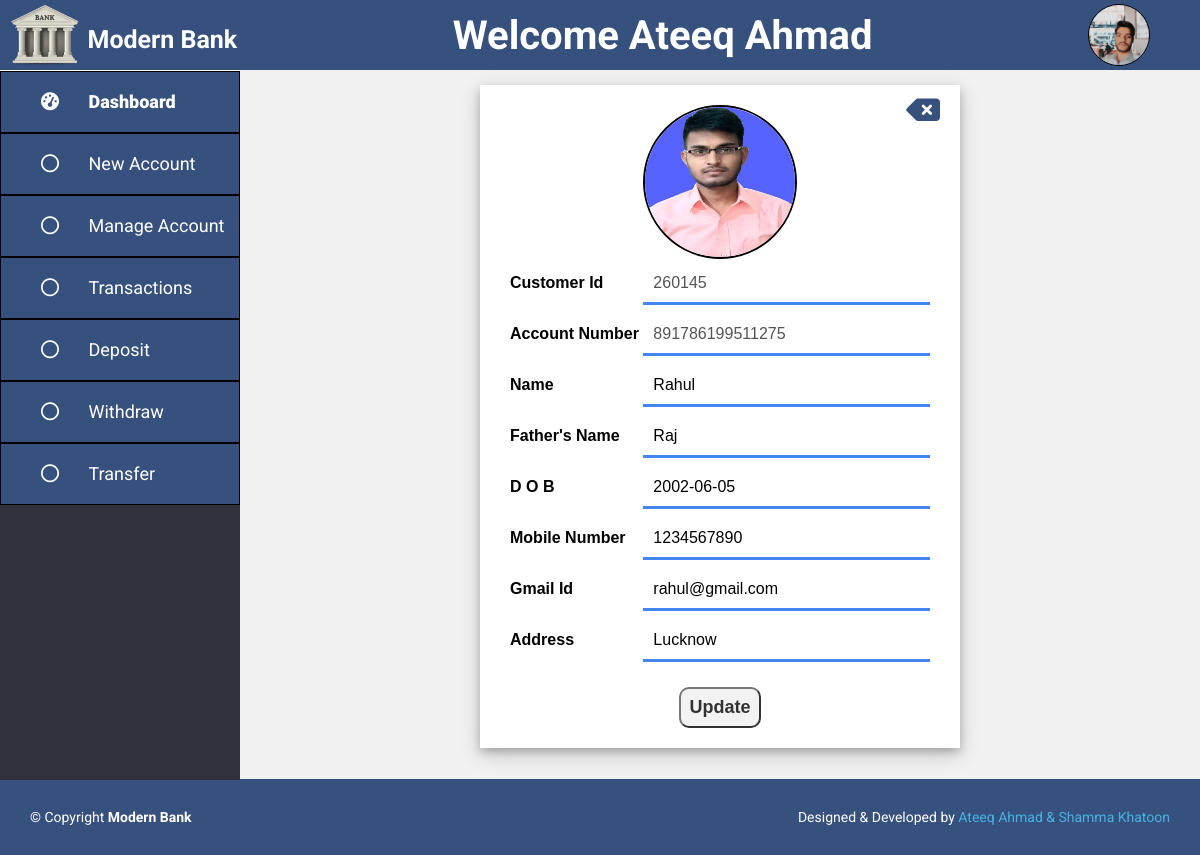
The page /admin/edit.php?cid=260145 (signed in) on the database its author committed.
### tables this page shows
CREATE TABLE `customer` (
  `Customer_Id` int(11) NOT NULL,
  `Account_Number` bigint(20) DEFAULT NULL,
  `Name` char(30) DEFAULT NULL,
  `Father_Name` char(30) DEFAULT NULL,
  `DOB` date DEFAULT NULL,
  `Mobile_Number` bigint(20) DEFAULT NULL,
  `Gmail_Id` char(30) DEFAULT NULL,
  `Account_Opening_Date` date DEFAULT NULL,
  `Address` char(50) DEFAULT NULL,
  `Opening_Amount` int(11) DEFAULT NULL,
  `Image_Name` varchar(100) DEFAULT NULL
);

### admin/edit.php (the view, shortened to what this page needs)
<?php
    include 'header.php';
    $cid = $_GET['cid'];
            ?>
        <div class="profile-box">
            <div class="profile">
                <a href="manage-account.php"><i class="fa-solid fa-delete-left"></i></a>
                <?php
                    $result = mysqli_query($conn, "SELECT * FROM customer WHERE Customer_Id = '$cid'");
                    if(mysqli_num_rows($result) > 0){
                        while($row = mysqli_fetch_assoc($result)){
                ?>
                <form action="" method="post" enctype="multipart/form-data" autocomplete="off">
                    <div class="img-box">
                        <img id="imgId" src="user-img/<?php echo $row['Image_Name']; ?>">
                    </div>
                    <div class="input-box">
                        <label>Customer Id</label>
                        <input type="number" name="customerid" value="<?php echo $row['Customer_Id']; ?>" required="required" disabled>
                    </div>
                    <div class="input-box">
                        <label>Account Number</label>
                        <input type="number" name="accountnumber" value="<?php echo $row['Account_Number']; ?>" required="required" disabled>
                    </div>
                    <div class="input-box">
                        <label>Name</label>
                        <input type="text" name="name" required="required" value="<?php echo $row['Name']; ?>">
                    </div>
                    <div class="input-box">
                        <label>Father's Name</label>
                        <input type="text" name="fname" required="required" value="<?php echo $row['Father_Name']; ?>">
                    </div>
                    <div class="input-box">
                        <label>D O B</label>
                        <input type="text" name="dob" value="<?php echo $row['DOB']; ?>" onfocus="this.type='date'" onblur="this.type='text'" required="required">
                    </div>
                    <div class="input-box">
                        <label>Mobile Number</label>
                        <input type="number" name="mnumber" required="required" value="<?php echo $row['Mobile_Number']; ?>">
                    </div>
                    <div class="input-box">
                        <label>Gmail Id</label>
                        <input type="email" name="gmail" required="required" value="<?php echo $row['Gmail_Id']; ?>">
                    </div>
                    <div class="input-box">
                        <label>Address</label>
                        <input type="text" name="address" required="required" value="<?php echo $row['Address']; ?>">
                    </div>
                    <div class="submit-box">
                        <input type="submit" value="Update" name="update">
                    </div>
                </form>
                <?php
                        }
                    }
                ?>
            </div>
        </div>
    </div>
<?php
    include 'footer.php';
?>

### admin/header.php (shortened to what this page needs)
<?php
    include '../config.php';
    $admin = $_SESSION["admin"];
    $result = mysqli_query($conn, "SELECT * FROM admin WHERE Id = '{$admin['adminId']}'");
    $row = mysqli_fetch_assoc($result);
?>
<!DOCTYPE html>
<html lang="en">
<head>
    <link rel="stylesheet" href="https://cdnjs.cloudflare.com/ajax/libs/font-awesome/6.4.2/css/all.min.css">
    <link rel="stylesheet" href="../assets/css/admin.css">
</head>
<body>
    <header>
        <div class="logo">
            <img src="../assets/img/logo.png" alt="">
            <a href="dashbord.php">
                <h3>
                    Modern Bank
                </h3>
            </a>
        </div>
        <h2>Welcome <?php echo $admin["adminName"]; ?> </h2>
        <img src="admin-img/<?php echo $row['Image_Name']; ?>" alt="" class="user-pic" onclick="toggleMenu()">
    </header>
    <div class="main">
        <div class="side-nav">
            <a href="dashbord.php">
                <i class="fa-solid fa-gauge-high">
                    <span>Dashboard</span>
                </i>
            </a>
            <a href="add-new-account.php">
                <i class="fa-regular fa-circle">
                    <span>New Account</span>
                </i>
            </a>
            <a href="manage-account.php">
                <i class="fa-regular fa-circle">
                    <span>Manage Account</span>
                </i>
            </a>
            <a href="transaction.php">
                <i class="fa-regular fa-circle">
                    <span>Transactions</span>
                </i>
            </a>
            <a href="deposit.php">
                <i class="fa-regular fa-circle">
                    <span>Deposit</span>
                </i>
            </a>
            <a href="withdraw.php">
                <i class="fa-regular fa-circle">
                    <span>Withdraw</span>
                </i>
            </a>
            <a href="transfer.php">
                <i class="fa-regular fa-circle">
                    <span>Transfer</span>
                </i>
            </a>
        </div>

### assets/css/admin.css (style rules this page uses)
body { margin: 0; padding: 0; font-family: 'Roboto', sans-serif; height: 100vh; }
header { background: #37517e; width: 100%; height: 70px; position: sticky; top: 0; display: flex; align-items: center; justify-content: space-between; }
header .logo { height: 100%; display: flex; }
header .logo a { text-decoration: none; }
header .logo a h3 { color: #fff; align-items: center; font-size: 25px; cursor: pointer; }
header h2 { font-size: 40px; color: white; }
.user-pic { width: 60px; height: 60px; border: 1px solid black; border-radius: 50%; cursor: pointer; margin-right: 50px; }
.main { width: 100%; display: flex; height: 88.6vh; }
.side-nav { background: #2f323a; margin-top: 1px; width: 20%; height: 100%; transition: 0.5s; }
.side-nav a { color: #fff; background: #37517e; display: block; width: 100%; line-height: 60px; font-size: 18px; border: 1px solid black; text-decoration: none; padding-left: 40px; box-sizing: border-box; transition: 0.5s; }
.side-nav i span { font-family: 'Roboto', sans-serif; margin-left: 25px; }
.submit-box { margin-top: 20px; display: flex; justify-content: center; }
input[type="submit"] { cursor: pointer; font-size: 18px; opacity: 0.8; padding: 8px; border-radius: 10px; font-weight: 600; }
.profile-box { width: 80%; min-height: 88.6vh; background: #f1f1f1; overflow-y: auto; display: flex; justify-content: center; }
.profile { width: 50%; height: min-content; background-color: white; position: relative; display: flex; margin: 15px 0px; box-shadow: 0 4px 8px 0 rgba(0, 0, 0, 0.2), 0 6px 20px 0 rgba(0, 0, 0, 0.19); }
.profile a i { position: absolute; font-size: 30px; color: #37517e; right: 20px; top: 10px; }
.profile form { width: 100%; margin: 20px 30px; }
.profile form .img-box { display: flex; justify-content: center; text-align: center; position: relative; }
.profile form .img-box img { width: 150px; height: 150px; border: 2px solid black; border-radius: 50%; }
.profile form .input-box { display: flex; position: relative; }
.profile form .input-box label { width: 50%; font-size: 16px; font-weight: bold; font-family: sans-serif; margin: 15px 0px; }
.profile form .input-box input { width: 100%; font-size: 16px; border: none; padding: 10px; margin: 5px 0px; outline: none; background-color: transparent; border-bottom: 3px solid #4286f5; }

### rows shown on the page
customer: Image_Name (picture), customerid "260145", accountnumber "891786199511275", name "Rahul", fname "Raj", dob "2002-06-05", mnumber "1234567890", gmail "rahul@gmail.com", address "Lucknow"

### other values the page prints
$admin["adminName"] "Ateeq Ahmad"
